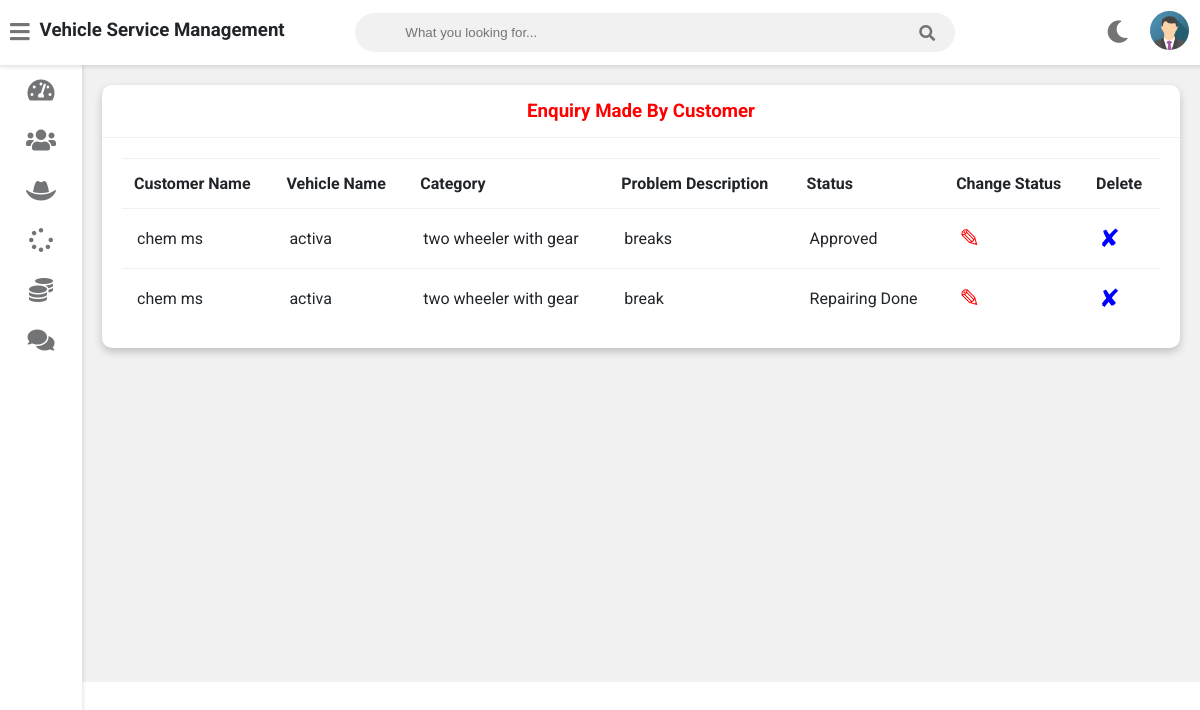
Screenshot of /admin-view-request (signed in) with the database file from the repository.
### vehicle/models.py (models this page shows, shortened)
class Customer(models.Model):
    user=models.OneToOneField(User,on_delete=models.CASCADE)
    profile_pic= models.ImageField(upload_to='profile_pic/CustomerProfilePic/',null=True,blank=True)
    address = models.CharField(max_length=40)
    mobile = models.CharField(max_length=20,null=False)
    @property
    def get_name(self):
        return self.user.first_name+" "+self.user.last_name

class Request(models.Model):
    cat=(('two wheeler with gear','two wheeler with gear'),('three wheeler','three wheeler'),('four wheeler','four wheeler'))
    category=models.CharField(max_length=50,choices=cat)
    vehicle_no=models.PositiveIntegerField(null=False)
    vehicle_name = models.CharField(max_length=40,null=False)
    vehicle_model = models.CharField(max_length=40,null=False)
    vehicle_brand = models.CharField(max_length=40,null=False)
    problem_description = models.CharField(max_length=500,null=False)
    date=models.DateField(auto_now=True)
    cost=models.PositiveIntegerField(null=True)
    customer=models.ForeignKey('Customer', on_delete=models.CASCADE,null=True)
    mechanic=models.ForeignKey('Mechanic',on_delete=models.CASCADE,null=True)
    stat=(('Pending','Pending'),('Approved','Approved'),('Repairing','Repairing'),('Repairing Done','Repairing Done'),('Released','Released'))
    status=models.CharField(max_length=50,choices=stat,default='Pending',null=True)

### vehicle/views.py (the view)
# urls.py: path('admin-view-request',views.admin_view_request_view,name='admin-view-request'),
@login_required(login_url='adminlogin')
def admin_view_request_view(request):
    enquiry=models.Request.objects.all().order_by('-id')
    customers=[]
    for enq in enquiry:
        customer=models.Customer.objects.get(id=enq.customer_id)
        customers.append(customer)
    return render(request,'vehicle/admin_view_request.html',{'data':zip(customers,enquiry)})

### templates/vehicle/admin_view_request.html
{% extends 'vehicle/adminbase.html' %}
{% block content %}
	<div class="wrapper">
		<div class="row">
			<div class="col-12 col-m-12 col-sm-12">
				<div class="card">
					<div class="card-header">
						<h3 style="color:red; text-align:center" >Enquiry Made By Customer
						</h3>
					</div>
					<div class="card-content">
						<table>
							<thead>
                <tr>
                  <th>Customer Name</th>
                  <th>Vehicle Name</th>
                  <th>Category</th>
                  <th>Problem Description</th>
                  <th>Status</th>
                  <th>Change Status</th>
                  <th>Delete</th>
                </tr>
							</thead>
							<tbody>
                {% for c,r in data %}
                <tr>
                  <td> {{c.get_name}}</td>
                  <td> {{r.vehicle_name}}</td>
                  <td>{{r.category}}</td>
                  <td>{{r.problem_description}}</td>
                  <td>{{r.status}}</td>
                  <td><a  style="color:red; text-decoration:none;font-size:25px;" href="{% url 'change-status' r.id  %}">&#9998;</a></td>
                  <td><a style="color:blue; text-decoration:none;font-size:25px;"href="{% url 'admin-delete-request' r.id  %}">&#10008;</a></td>
                </tr>
                {% endfor %}
							</tbody>
						</table>
					</div>
				</div>
			</div>
		</div>
<br><br><br><br><br><br><br><br><br><br><br><br><br><br><br><br>
	</div>
{% endblock content %}

### rows the page displays
Customer: get_name "chem ms", vehicle_name "activa", category "two wheeler with gear", problem_description "breaks", status "Approved", problem_description "break", status "Repairing Done"
